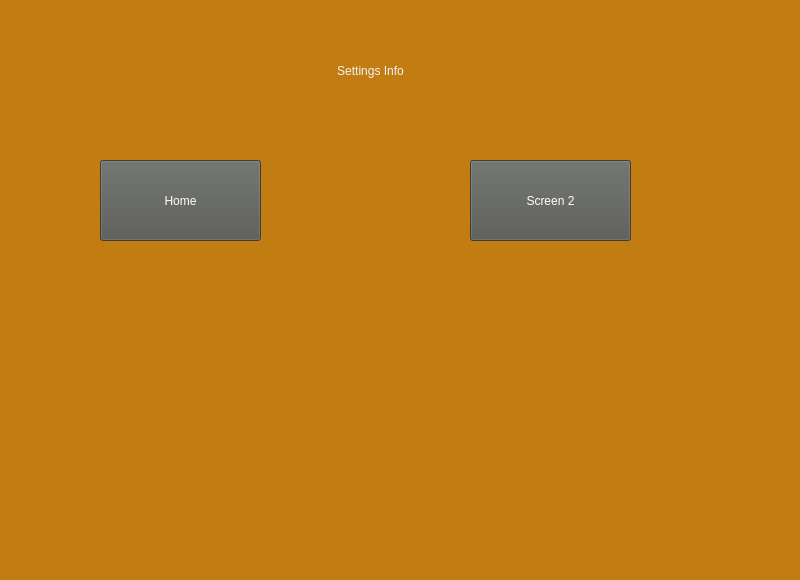
<?xml version="1.0" encoding="UTF-8"?>
<ui version="4.0">
 <class>SettingsInfo</class>
 <widget class="QWidget" name="SettingsInfo">
  <property name="geometry">
   <rect>
    <x>0</x>
    <y>0</y>
    <width>800</width>
    <height>580</height>
   </rect>
  </property>
  <property name="windowTitle">
   <string>Form</string>
  </property>
  <widget class="QStackedWidget" name="stackedWidget">
   <property name="geometry">
    <rect>
     <x>0</x>
     <y>0</y>
     <width>800</width>
     <height>580</height>
    </rect>
   </property>
   <property name="styleSheet">
    <string notr="true">background-color: rgb(193, 125, 17);</string>
   </property>
   <widget class="QWidget" name="page">
    <widget class="QPushButton" name="pushButton">
     <property name="geometry">
      <rect>
       <x>100</x>
       <y>160</y>
       <width>161</width>
       <height>81</height>
      </rect>
     </property>
     <property name="styleSheet">
      <string notr="true">background-color: rgb(85, 87, 83);
color: rgb(255, 255, 255);</string>
     </property>
     <property name="text">
      <string>Home</string>
     </property>
    </widget>
    <widget class="QPushButton" name="pushButton_2">
     <property name="geometry">
      <rect>
       <x>470</x>
       <y>160</y>
       <width>161</width>
       <height>81</height>
      </rect>
     </property>
     <property name="styleSheet">
      <string notr="true">background-color: rgb(85, 87, 83);
color: rgb(255, 255, 255);</string>
     </property>
     <property name="text">
      <string>Screen 2</string>
     </property>
    </widget>
    <widget class="QLabel" name="label">
     <property name="geometry">
      <rect>
       <x>260</x>
       <y>50</y>
       <width>221</width>
       <height>41</height>
      </rect>
     </property>
     <property name="styleSheet">
      <string notr="true">color: rgb(243, 243, 243);
font: 16pt &quot;Ubuntu&quot;;</string>
     </property>
     <property name="text">
      <string>Settings Info</string>
     </property>
     <property name="alignment">
      <set>Qt::AlignCenter</set>
     </property>
    </widget>
   </widget>
   <widget class="QWidget" name="page_2">
    <widget class="QLabel" name="label_2">
     <property name="geometry">
      <rect>
       <x>260</x>
       <y>50</y>
       <width>221</width>
       <height>41</height>
      </rect>
     </property>
     <property name="styleSheet">
      <string notr="true">color: rgb(243, 243, 243);
font: 16pt &quot;Ubuntu&quot;;</string>
     </property>
     <property name="text">
      <string>Settings Info 2/2</string>
     </property>
     <property name="alignment">
      <set>Qt::AlignCenter</set>
     </property>
    </widget>
    <widget class="QPushButton" name="pushButton_3">
     <property name="geometry">
      <rect>
       <x>280</x>
       <y>150</y>
       <width>161</width>
       <height>81</height>
      </rect>
     </property>
     <property name="styleSheet">
      <string notr="true">background-color: rgb(85, 87, 83);
color: rgb(255, 255, 255);</string>
     </property>
     <property name="text">
      <string>Screen 1</string>
     </property>
    </widget>
   </widget>
  </widget>
 </widget>
 <resources/>
 <connections/>
</ui>
